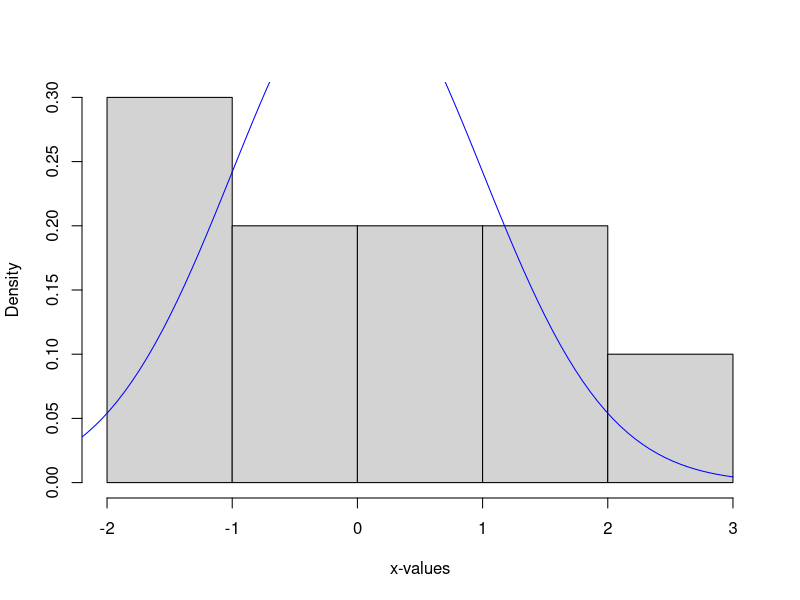
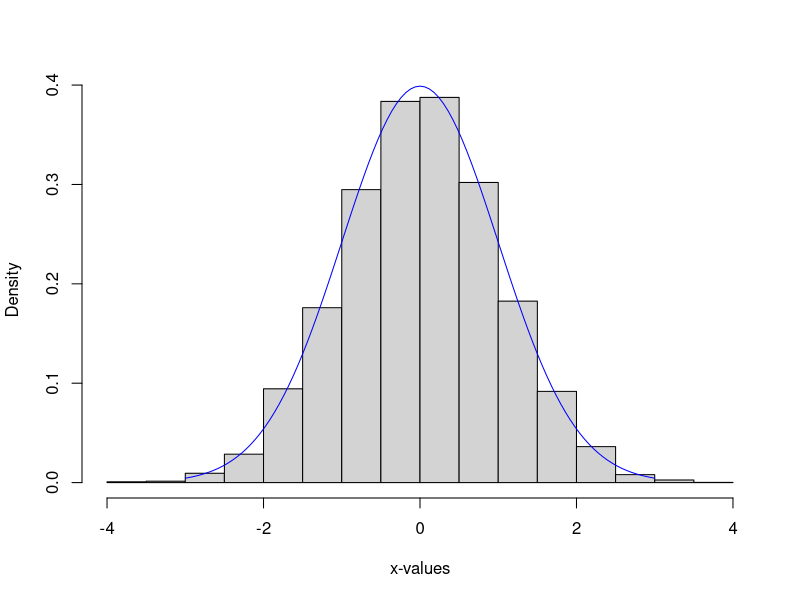
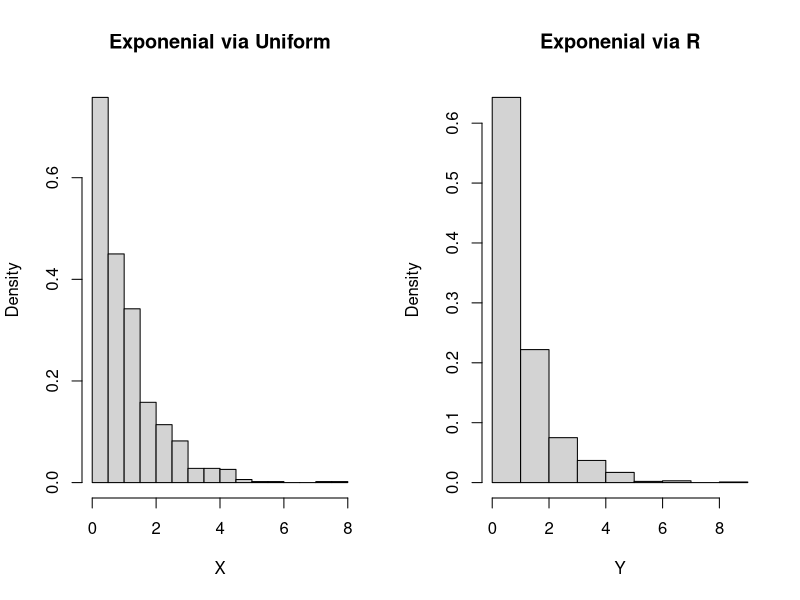
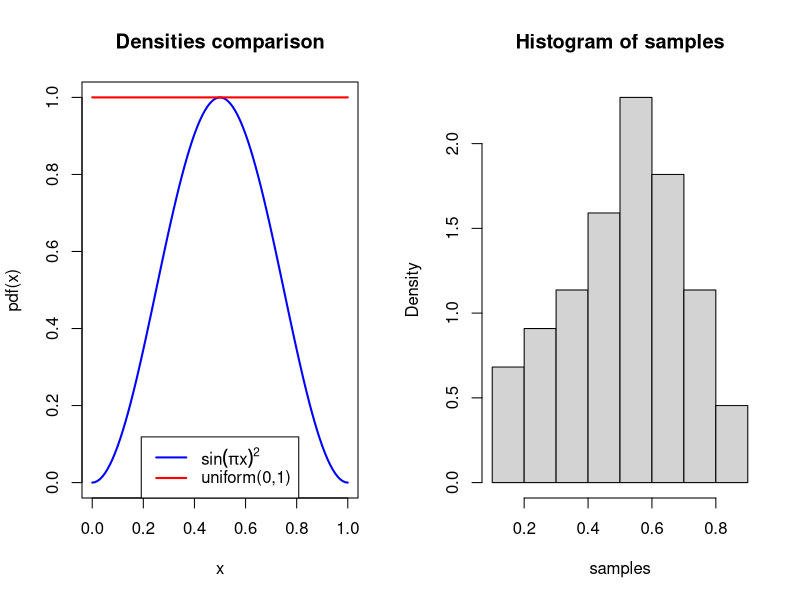
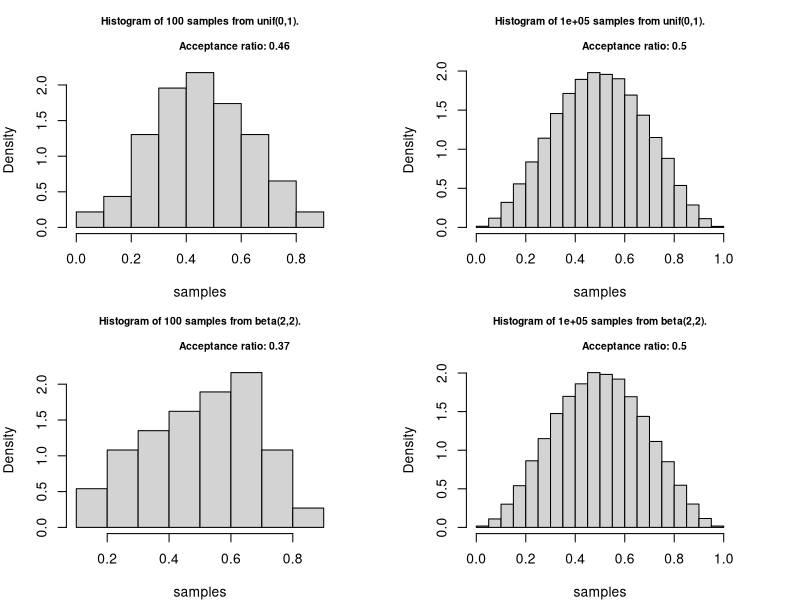
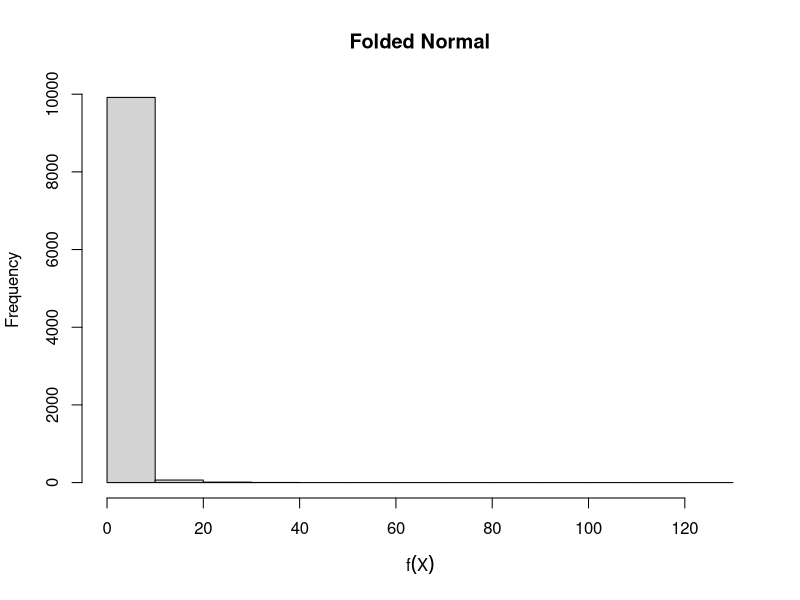
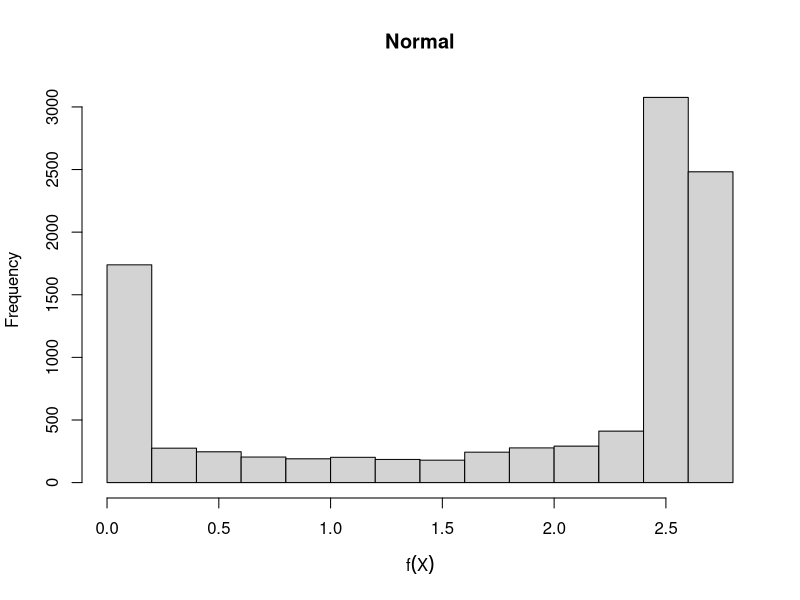
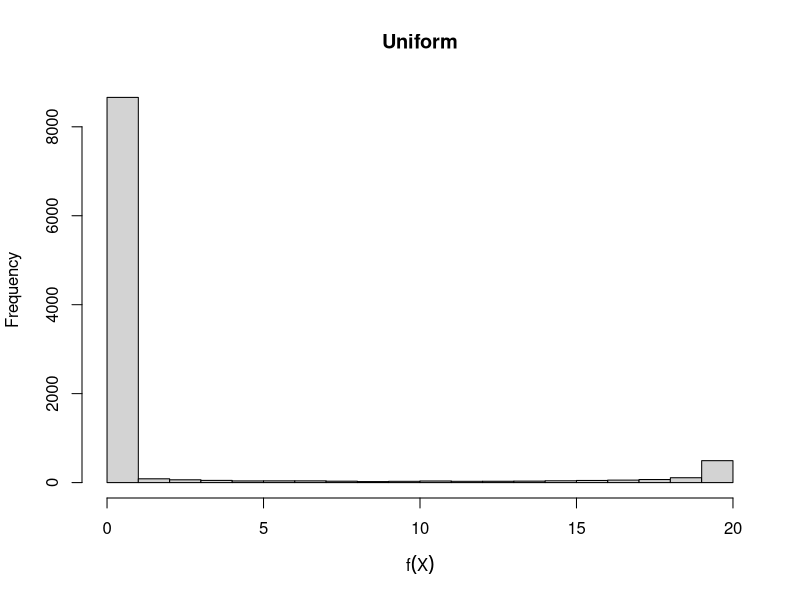

The R script that drew these images, in order:
## ---- chunk 1
x <- seq(-3,3,length.out=10)
hist(rnorm(x), freq=FALSE, main="", xlab = "x-values")
## true density
curve(dnorm(x, mean = 0, sd = 1),
      from = -3,
      to = 3,
      add = TRUE,
      col = "blue",
      xlab = "x-values")
## ---- chunk 2
x <- seq(-3,3,length.out=10000)
hist(rnorm(x), freq=FALSE, main="", xlab = "x-values")
## true density
curve(dnorm(x, mean = 0, sd = 1),
      from = -3,
      to = 3,
      add = TRUE,
      col = "blue",
      xlab = "x-values")
## ---- chunk 3
nsim <- 1000
U <- runif(nsim)
X <- -log(U)
Y <- rexp(nsim)
par(mfrow=(c(1,2)))
hist(X, freq=FALSE, main="Exponenial via Uniform")
hist(Y, freq=FALSE, main="Exponenial via R")
## ---- chunk 4
# density function for f(x)
densFun <- function(x) { 
  return(sin(pi*x)^2)
}
x <- seq(0, 1, 10^-2)
## ---- chunk 5
plot(x, densFun(x), 
     xlab = "x", ylab = "pdf(x)",
     type = "l", lty = 1, lwd = 2, col = "blue",
     main = "Densities comparison")
lines(x, dunif(x, 0, 1), lwd = 2, col="red")
legend('bottom',
       c(expression(sin(pi*x)^2), "uniform(0,1)"), 
       lty = 1, lwd = 2, col = c("blue", "red"))
## ---- chunk 6
numSim=10^2
samples = NULL
for (i in 1:numSim) {
  # get a uniform proposal
  proposal <- runif(1) 
  # calculate the ratio
  densRat <- densFun(proposal)/dunif(proposal)  
  #accept the sample with p=densRat
  if ( runif(1) < densRat ){ 
    #fill our vector with accepted samples
    samples <- c(samples, proposal) 
  }
}
## ---- chunk 7
hist(samples, freq=FALSE) #construct density hist
print(paste("Acceptance Ratio:", length(samples)/numSim))
## ---- chunk 8
sim_fun <- function(f, envelope = "unif", par1 = 0, 
                    par2 = 1, n = 10^2, plot = TRUE){
  
  r_envelope <- match.fun(paste0("r", envelope))
  d_envelope <- match.fun(paste0("d", envelope))
  proposal <- r_envelope(n, par1, par2)
  density_ratio <- f(proposal) / d_envelope(proposal, par1, par2)
  samples <- proposal[runif(n) < density_ratio]
  acceptance_ratio <- length(samples) / n
  if (plot) {
    hist(samples, probability = TRUE, 
         main = paste0("Histogram of ", n, " samples from ", 
                       envelope, "(", par1, ",", par2, ").\n 
                       Acceptance ratio: ", 
                       round(acceptance_ratio,2)), cex.main = 0.75)
  }
  list(x = samples, acceptance_ratio = acceptance_ratio)
}
## ---- chunk 9
par(mfrow = c(2,2), mar = rep(4, 4))
unif_1 <- sim_fun(f=densFun , envelope = "unif", par1 = 0, par2 = 1, n = 10^2) 
unif_2 <- sim_fun(f=densFun, envelope = "unif", par1 = 0, par2 = 1, n = 10^5)
beta_1 <- sim_fun(f=densFun, envelope = "beta", par1 = 2, par2 = 2, n = 10^2)
beta_2 <- sim_fun(f=densFun, envelope = "beta", par1 = 2, par2 = 2, n = 10^5)
## ---- chunk 10
knitr::opts_chunk$set(cache=TRUE)
library(xtable)
# define target functions for MC estimate
mc1 <- function(x){
  # folded normal target
  return(sqrt(2*pi/abs(x)))
}

mc2 <- function(x){
  # normal target
  exp(-x^4)/dnorm(x)
}

mc3 <- function(x){
  # uniform target
  return(20*exp(-x^4))
}
mcSE <- function(values){
  # this function calculates the standard error
  # of an MC estimate with target function values
  # eg values should be vector of f(x_i)
  return(sqrt(var(values)/length(values)))
}
# folded normal
draws <- rnorm(10000)
values <- sapply(draws,mc1)
# normal
draws2 <- rnorm(10000)
values2 <- sapply(draws2,mc2)
# uniform
draws3 <- runif(10000,min=-10,max=10)
values3 <- sapply(draws3,mc3)
# plot histograms
pdf(file="mc1hist.pdf")
hist(values*2^(-5/4), xlab = expression(f(X)),
     main = "Folded Normal")
dev.off()
pdf(file="mc2hist.pdf")
hist(values2, xlab = expression(f(X)),
     main = "Normal")
dev.off()
pdf(file="mc3hist.pdf")
hist(values3, xlab = expression(f(X)),
     main = "Uniform")
dev.off()
# put results in a data frame and display with xtable
mc.mean <- mean(values)*2^(-5/4)
mc.sd<- 2^(-10/4)*sd(values)/sqrt(length(values))
means <- c(gamma(1/4)/2,mc.mean,mean(values2),mean(values3))
SEs <- c(NA, mcSE(values),mcSE(values2),mcSE(values3))
mc.df <- data.frame(Mean = means, SE = SEs, 
                    row.names = c("True value", "row.names
                                  Normal", "Full Normal",  
                                  "Truncated Uniform"))
xtable(mc.df)
